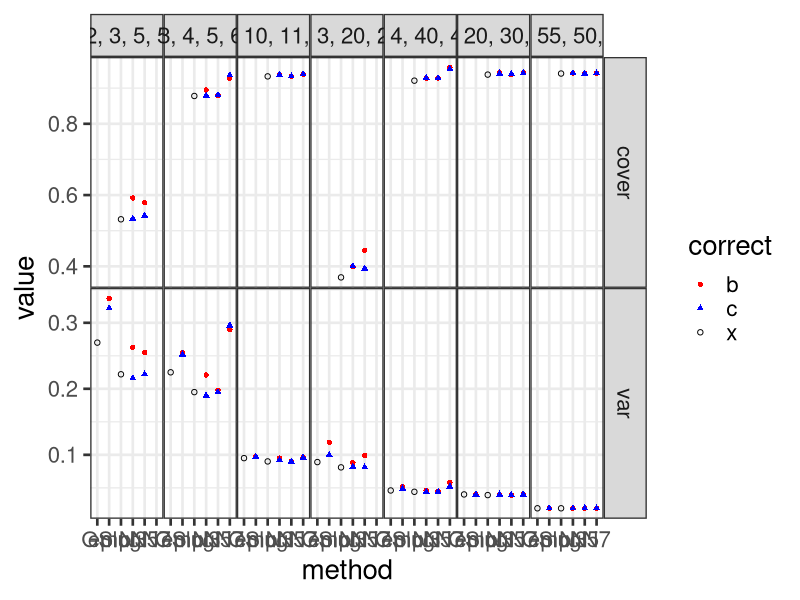
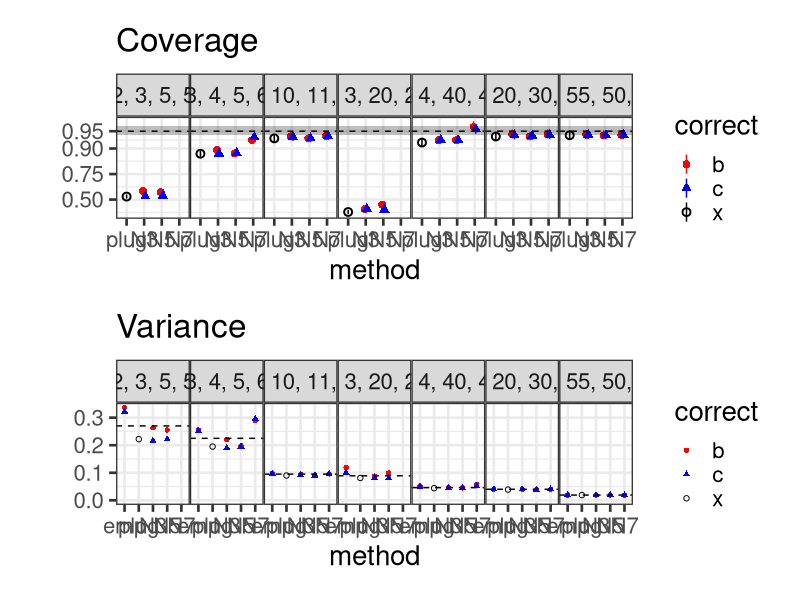

These figures' R source, in order:
library(tidyverse); theme_set(theme_bw())
library(patchwork)
zmargin <- theme(panel.spacing = grid::unit(0, "lines"))

dd <- read_csv("seo_table1.csv") |>
    ## drop constant columns
    select(-c(k, Delta, `Lambda^2`)) |>
    pivot_longer(-matches("n[12]{2}"),
                 names_to = "variable", values_to = "value") |>
    separate(variable, into = c("type", "correct", "method"), sep = "\\.") |>
    mutate(vars = paste(n11, n21, n12, n22, sep = ", "), ntot = n11 + n21 + n12 + n22) |>
    ## order variable sets by total sample size
    mutate(vars = factor(vars, levels = unique(vars)[order(unique(ntot))]),
           method = factor(method, levels = c("GS", "emp", "plug", "N3", "N5", "N7")))


## 'b', 'c' are biased vs corrected; 'x' applies when neither of those is relevant (e.g. GS, plug-in)
## use open points for x, closed points with different fills for b and c?

## baseline plot (use as basis for downstream plots)
theme_set(theme_bw(base_size = 20))
gg0 <- ggplot(dd, aes(x = method, y = value, colour = correct, shape = correct)) +
    zmargin +
    scale_shape_manual(values = c(16,17, 1)) + scale_colour_manual(values = c("red", "blue", "black"))

gg0 + geom_point() + facet_grid(type~vars, scales = "free")


## other things to play with:
## for a variety of reasons it would be better to create separate plots for coverage and
##   variance, put them together with `patchwork` or `cowplot::plot_grid`
##     * coverage might be plotted on logit scale
##     * for coverage, add reference line at 0.95, binomial CIs on reference line *or* CIs on individual points
##     * for variance, add reference line at GS for each panel?
## * better colour scheme (Okabe-Ito?)

dds <- split(dd, dd$type)

nsim <- 2000
cval <- 0.95
qq <- qnorm(c(0.025, 0.975))
## manually set breaks for logit scale
brkvec <- c(0.25, 0.5, 0.75, 0.9, 0.95)
## Gaussian-approx binom CIs around nominal coverage
binom_sd <- sqrt(cval*(1-cval)/nsim)

## Gaussian-approx binom CIs around observed coverage values
dds$cover2 <- (dds$cover
    |> mutate(se = sqrt(value*(1-value)/nsim),
              lwr = value + qq[1]*se,
              upr = value + qq[2]*se))

plot_cover <- gg0 %+% dds$cover2 +
    geom_pointrange(aes(ymin = lwr, ymax = upr),
                    position = position_dodge(width=0.25)) +
    facet_wrap(~vars, nrow = 1) +
    labs(title = "Coverage", y  = "") + 
    scale_y_continuous(trans = "logit", breaks = brkvec) +
    geom_hline(yintercept = cval, lty = 2) +
    annotate("rect", alpha = 0.25, color = NA, fill = "black",
             xmin = -Inf, xmax = Inf, ymin = cval-1.96*binom_sd, ymax = cval + 1.96*binom_sd)

GS <- dds$var |> filter(method == "GS") |> select(vars, value)
plot_var <- gg0 %+% filter(dds$var, method != "GS") +
    geom_point() +
    facet_wrap(~vars, nrow = 1) +
    labs(title = "Variance", y = "") +
    geom_hline(data = GS, aes(yintercept = value), color = "black", lty = 2) +
    expand_limits(y=0)

## needs patchwork package loaded!
plot_cover / plot_var

## FIXME: add a filled-white foreground for "x" points (pch = 22, pt.bg = "white") ?
